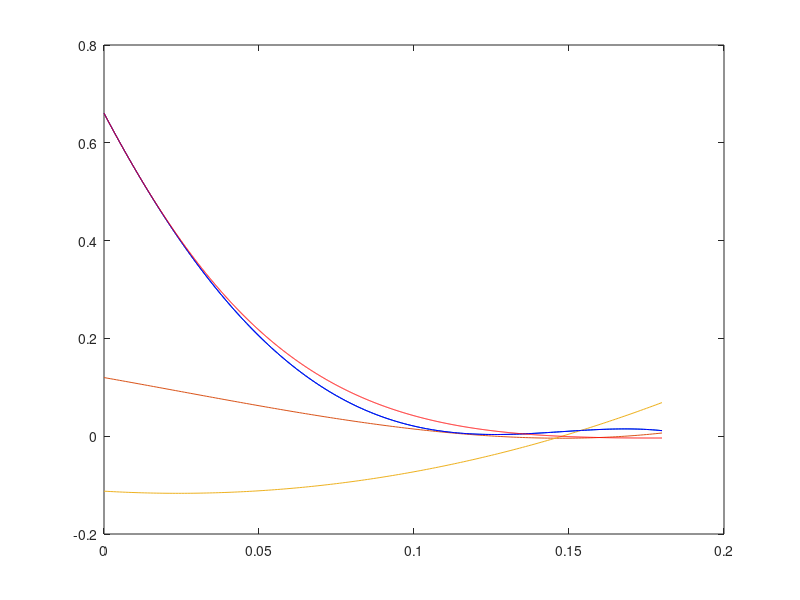

Reproduce this figure in MATLAB.
clear all;

degToRad = 2 * pi / 360;
% a = -3.84e05 * degToRad;
% b = 7.012e04 * degToRad;
% c = -1035 * degToRad;
% d = -590.2 * degToRad;
% e = 37.34 * degToRad;

a = -3.64e04 * degToRad;
b = 3493 * degToRad;
c = 3220 * degToRad;
d = -687.1 * degToRad;
e = 37.84 * degToRad;

inertiaRatio = 0.400580495539649;

ks = -0.036103383760814e02;
kd = -0.405350054329964e02;
kp = 5.801067928411886e02;


% ks = -0.008242871639897e+03 * inertiaRatio;
% kd = -0.084492985125687e+03 * inertiaRatio;
% kp = 1.276354765284573e+03* inertiaRatio * 1;

endTime = 0.18;

times = 0 : 0.001 : endTime;
count = size(times, 2);
for i = 1 : count
    t = times(i);
    x(i) = a * t^4 + b * t^3 + c * t^2 + d * t + e;
    xdot(i) = -(4 * a * t^3 + 3 * b * t^2 + 2 * c * t + d);
    xddot(i) = -(12 * a * t^2 + 6 * b * t + 2 * c);
    
end
plot(times, x, times, xdot / 100, times, xddot / 1000);
% plot(x, xddot);
A = zeros([count, 3]);
b = zeros([count, 1]);
for i = 1 : count
        A(i, 1) = abs(xdot(i)) / xdot(i);
        A(i, 2) = xdot(i);
        A(i, 3) = x(i);
        b(i) = xddot(i);
end

params = A \ b
% ks = params(1);
% kd = params(2);
% kp = params(3);

ks = -0.036103383760814e02;
kd = -0.405350054329964e02;
kp = 5.801067928411886e02;

timeStep = 0.0001;
newTimes = 0 : timeStep : endTime;
count = size(newTimes, 2);
recoveredXDot(1) = xdot(1);
recoveredX(1) = x(1);
for i = 2 : count
    sign = abs(recoveredXDot(i - 1)) / recoveredXDot(i - 1);
    recoveredAcc = kp * recoveredX(i - 1) + kd * recoveredXDot(i - 1) + sign * ks;
    recoveredXDot(i) = recoveredXDot(i - 1) + timeStep * recoveredAcc;
    recoveredX(i) = recoveredX(i - 1) - timeStep * recoveredXDot(i);
end
hold on;
plot(times, x, 'b');
plot(newTimes, recoveredX, 'r');


